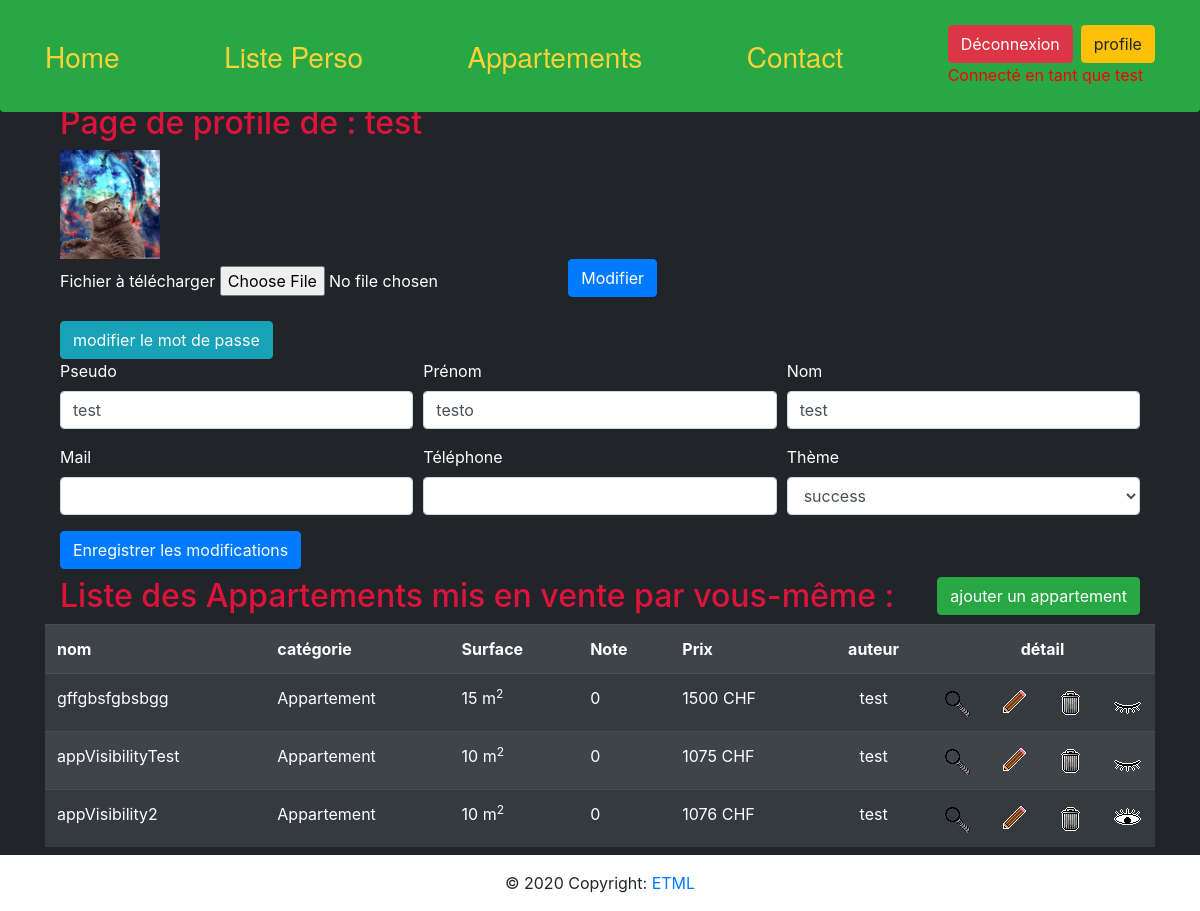
Page /index.php?controller=user&action=profile&idUser=3 (signed in) on the committed database.
### tables this page shows
CREATE TABLE `t_user` (
  `idUser` bigint(20) UNSIGNED NOT NULL,
  `usePseudo` varchar(50) NOT NULL,
  `useFirstname` varchar(50) DEFAULT NULL,
  `useName` varchar(50) DEFAULT NULL,
  `usePassword` varchar(255) NOT NULL,
  `useMail` varchar(50) DEFAULT NULL,
  `usePhone` varchar(20) DEFAULT NULL,
  `useImage` varchar(255) DEFAULT 'defaultUserPicture.png	',
  `useRole` smallint(6) NOT NULL DEFAULT '50',
  `useProfilePref` int(11) NOT NULL DEFAULT '1',
  `useCreatedOn` datetime NOT NULL DEFAULT CURRENT_TIMESTAMP
);

CREATE TABLE `t_profile` (
  `idProfile` bigint(20) UNSIGNED NOT NULL,
  `proName` varchar(50) NOT NULL DEFAULT 'default'
);

CREATE TABLE `t_appartement` (
  `idAppartement` bigint(20) UNSIGNED NOT NULL,
  `appName` varchar(50) NOT NULL,
  `appDescription` varchar(255) DEFAULT NULL,
  `appCategory` varchar(50) DEFAULT NULL,
  `appImage` varchar(255) DEFAULT 'defaultAppartementPicture.jpg',
  `appSurface` float DEFAULT NULL,
  `appPrix` float NOT NULL,
  `appDate` datetime NOT NULL DEFAULT CURRENT_TIMESTAMP,
  `appRate` int(11) NOT NULL DEFAULT '0',
  `appVisibility` tinyint(1) NOT NULL DEFAULT '1',
  `idUser` int(11) NOT NULL
);

CREATE TABLE `t_category` (
  `idCategory` bigint(20) UNSIGNED NOT NULL,
  `catName` varchar(100) NOT NULL DEFAULT 'Appartement'
);

### view/page/restrictedPages/userPage.php (the view, shortened to what the rows shown need)
<div class="container">
	<h2>
		<?php
			if (array_key_exists("isConnected", $_SESSION) && $_SESSION["isConnected"] && array_key_exists("usePseudo", $userProfile))
			{
                echo 'Page de profile de : ' . $userProfile['usePseudo'];
                $imageProfilLink = '"resources/image/Users/' . htmlspecialchars($userProfile['useImage']) . '"';
			}
			else
			{
				header("Location: index.php?controller=user&action=loginForm");
			}
		?>
    </h2>
    <div class="text-white">
        <?php
        echo '<img style="width:100px;" src=' . $imageProfilLink . ' alt="image de profile">';
        if (isset($selfPage) && $selfPage)
        {
            echo '<form action="index.php?controller=user&action=profile&pic=true&idUser=' . $userProfile["idUser"] . '" method="post" enctype="multipart/form-data">';
                ?>
                <div class="form-group">
                </div>
            </form>
            <button type="button" class="btn btn-info" style="height: fit-content" data-toggle="modal" data-target="#modifPassword">modifier le mot de passe</button>
        <?php
        }
        if (isset($selfPage) && $selfPage)
        {
            echo '<form action="index.php?controller=user&action=profile&idUser=' . $userProfile["idUser"] . '" method="post">';
        }
        ?>
        <div class="form-row" style="height: fit-content">
            <div class="form-group col-md-4 mb-3">
                <label for="pseudo">Pseudo</label>
                <?php
                    echo '<input type="text" class="form-control" name="pseudo" id="pseudo" placeholder="' . $userProfile["usePseudo"] . '" ' . 'value="' . $userProfile["usePseudo"] . '" ';
                    if (!$selfPage)
                    {
                        echo 'disabled="disabled"';
                    }
                    echo '>';
                ?>
            </div>
            <div class="form-group col-md-4 mb-3">
                <label for="useFirstname">Prénom</label>
                <?php
                    echo '<input type="text" class="form-control" name="useFirstname" id="useFirstname" placeholder="' . $userProfile["useFirstname"] . '" ' . 'value="' . $userProfile["useFirstname"] . '" ';
                    if (!$selfPage)
                    {
                        echo 'disabled="disabled"';
                    }
                    echo '>';
                ?>
            </div>
            <div class="form-group col-md-4 mb-3">
                <label for="useName">Nom</label>
                <?php
                    echo '<input type="text" class="form-control" name="useName" id="useName" placeholder="' . $userProfile["useName"] . '" ' . 'value="' . $userProfile["useName"] . '" ';
                    if (!$selfPage)
                    {
                        echo 'disabled="disabled"';
                    }
                    echo '>';
                ?>
            </div>
        </div>
        <div class="form-row" style="height: fit-content">
            <div class="form-group col-md-4 mb-3">
                <label for="profilePref">Thème</label>
                <?php
                echo '<select id="profilePref" name="profilePref" class="form-control" ';
                    if (!$selfPage)
                    {
                        echo 'disabled="disabled"';
                    }
                    echo '>';
                    foreach ($profiles as $profile)
                    {
                        echo '<option value="' . $profile["idProfile"] . '"';
                        if (array_key_exists("useProfilePref", $userProfile) && $userProfile["useProfilePref"] == $profile["idProfile"])
                        {
                            echo 'selected';
                        }
                        echo '>' . $profile["proName"] . '</option>';
                    }
                ?>
                </select>
            </div>
        </div>
        <?php
            if (isset($selfPage) && $selfPage)
            {
                ?>
                <div class="pull-right">
                </div>
                <?php
                echo '</form>';
            }
        ?>
    </div>
    <div class="d-flex">
        <div>
            <h2>Liste des Appartements mis en vente par vous-même :</h2>
        </div>
        <div class="ml-auto mb-2">
        </div>
    </div>
    <div class="row">
        <table class="table table-striped table-dark">
        <tr>
            <th>nom</th>
            <th>catégorie</th>
		    <th>Surface</th>
            <th>Note</th>
            <th>Prix</th>
            <th class="text-center">auteur</th>
            <th colspan="4" class="text-center">détail</th>
        </tr>
        <?php
            $startIndex = 0;
            foreach ($appartements as $appartement)
            {
                $user = $database->getOneUserById($appartement["idUser"]);
                echo '<tr>';
                    echo '<td><a class="text-white" href="index.php?controller=appartement&action=detail&id=' . htmlspecialchars($appartement['idAppartement']) . '">' . htmlspecialchars($appartement['appName']) . '</a></td>';
                    echo '<td>' . htmlspecialchars($appartement['catName']) . '</td>';
                    echo '<td>' . htmlspecialchars($appartement['appSurface']) . ' m<sup>2</sup></td>';
                    echo '<td>' . htmlspecialchars($appartement['appRate']) . '</td>';
                    echo '<td>' . htmlspecialchars($appartement['appPrix']) . ' CHF</td>';
                    echo '<td class="text-center">' . $user["usePseudo"] . '</td>';
                    if (array_key_exists("id", $_GET) && $_GET["id"] == $appartement["idAppartement"])
                    {
                        echo '<td class="icon-column"><a href="index.php?controller=user&action=profile&idUser=' . $appartement["idUser"] . '&start=' . $startIndex . '"><div class="bg-iconLoupe-reverse"></div></a></td>';
                        echo '<td class="icon-column">';
                        if (isset($selfPage) && $selfPage)
                        {
                            echo '<a href="index.php?controller=appartement&action=editAppartement&id=' . htmlspecialchars($appartement['idAppartement']) . '"><div class="bg-iconPencil"></div></a>';
                        }
                        echo '</td>';
                        echo '<td class="icon-column">';
                        if (isset($selfPage) && $selfPage)
                        {
                            echo '<a onclick="return confirm(\'Voulez-vous vraiment supprimer définitivement cet appartement ?\')" href="index.php?controller=appartement&action=deleteAppartement&id=' . htmlspecialchars($appartement['idAppartement']) . '"><div class="bg-iconTrash"></div></a>';
                        }
                        echo '</td>';
                        echo '<td class="icon-column">';
                        if (isset($selfPage) && $selfPage)
                        {
                            if ($appartement["appVisibility"])
                            {
                                echo '<a href="index.php?controller=user&action=showHideAppartement&idUser=' . $_SESSION["idUser"] . '&id=' . htmlspecialchars($appartement['idAppartement']) . '&showHide=0"><img src="resources/image/icone/visibleIcon.png" alt="hide house icon"></a>';
                            }
                            else
                            {
                                echo '<a href="index.php?controller=user&action=showHideAppartement&idUser=' . $_SESSION["idUser"] . '&id=' . htmlspecialchars($appartement['idAppartement']) . '&showHide=1"><img src="resources/image/icone/invisibleIcon.png" alt="show house icon"></a>';
                            }
                        }
                        echo '</td>';
                    }
                    else
                    {
                        echo '<td class="icon-column"><a href="index.php?controller=user&action=profile&idUser=' . $appartement["idUser"] . '&id=' . htmlspecialchars($appartement['idAppartement']) . '&start=' . $startIndex . '"><div class="bg-iconLoupe"></div></a></td>';
                        echo '<td class="icon-column">';
                        if (isset($selfPage) && $selfPage)
                        {
                            echo '<a href="index.php?controller=appartement&action=editAppartement&id=' . htmlspecialchars($appartement['idAppartement']) . '"><div class="bg-iconPencil"></div></a>';
                        }
                        echo '</td>';
                        echo '<td class="icon-column">';
                        if (isset($selfPage) && $selfPage)
                        {
                            echo '<a onclick="return confirm(\'Voulez-vous vraiment supprimer définitivement cet appartement ?\')" href="index.php?controller=appartement&action=deleteAppartement&id=' . htmlspecialchars($appartement['idAppartement']) . '"><div class="bg-iconTrash"></div></a>';
                        }
                        echo '</td>';
                        echo '<td class="icon-column">';
                        if (isset($selfPage) && $selfPage)
                        {
                            if ($appartement["appVisibility"])
                            {
                                echo '<a href="index.php?controller=user&action=showHideAppartement&idUser=' . $_SESSION["idUser"] . '&id=' . htmlspecialchars($appartement['idAppartement']) . '&showHide=0"><img src="resources/image/icone/visibleIcon.png" alt="hide house icon"></a>';
                            }
                            else
                            {
                                echo '<a href="index.php?controller=user&action=showHideAppartement&idUser=' . $_SESSION["idUser"] . '&id=' . htmlspecialchars($appartement['idAppartement']) . '&showHide=1"><img src="resources/image/icone/invisibleIcon.png" alt="show house icon"></a>';
                            }
                        }
                        echo '</td>';
                    }
                echo '</tr>';
            }
        ?>
        </table>
    </div>

### rows in the picture
t_user: usePseudo "test", useImage (picture), pseudo "test", useFirstname "testo", useName "test", profilePref "success"
t_appartement: appName "gffgbsfgbsbgg", t_category.catName "Appartement", appSurface "15", appRate "0", appPrix "1500", idUser.usePseudo "test", appVisibility 0 (drawn)
t_appartement: appName "appVisibilityTest", t_category.catName "Appartement", appSurface "10", appRate "0", appPrix "1075", idUser.usePseudo "test", appVisibility 0 (drawn)
t_appartement: appName "appVisibility2", t_category.catName "Appartement", appSurface "10", appRate "0", appPrix "1076", idUser.usePseudo "test", appVisibility 1 (drawn)

### other values in the picture
$_SESSION['username'] "test"
